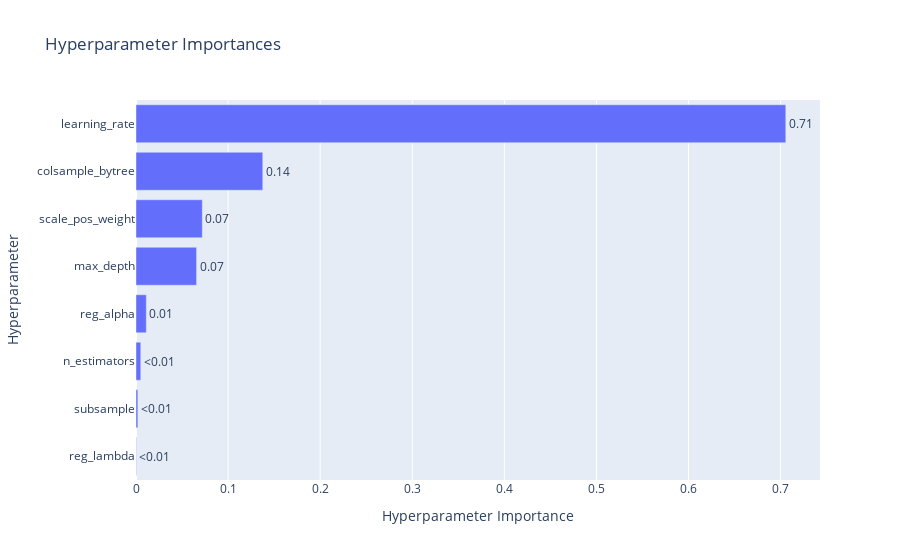

The notebook cell this image was saved under:
### Code cell
optuna.visualization.plot_param_importances(xgb_study)

### Figure 1 — Plotly figure (JSON) as saved in the notebook; plotly's stock layout.template omitted (floating-point values rounded to 4 significant figures)
{"data": [{"cliponaxis": false, "hovertemplate": ["reg_lambda (FloatDistribution): 0.00041313954913722156<extra></extra>", "subsample (FloatDistribution): 0.0020100341389861177<extra></extra>", "n_estimators (IntDistribution): 0.005192951868386655<extra></extra>", "reg_alpha (FloatDistribution): 0.011203054709104328<extra></extra>", "max_depth (IntDistribution): 0.06579733086779645<extra></extra>", "scale_pos_weight (IntDistribution): 0.07202729361096213<extra></extra>", "colsample_bytree (FloatDistribution): 0.13768029570185855<extra></extra>", "learning_rate (FloatDistribution): 0.7056758995537685<extra></extra>"], "name": "Objective Value", "orientation": "h", "text": ["<0.01", "<0.01", "<0.01", "0.01", "0.07", "0.07", "0.14", "0.71"], "textposition": "outside", "type": "bar", "x": [0.0004131, 0.00201, 0.005193, 0.0112, 0.0658, 0.07203, 0.1377, 0.7057], "y": ["reg_lambda", "subsample", "n_estimators", "reg_alpha", "max_depth", "scale_pos_weight", "colsample_bytree", "learning_rate"]}], "layout": {"title": {"text": "Hyperparameter Importances"}, "xaxis": {"title": {"text": "Hyperparameter Importance"}}, "yaxis": {"title": {"text": "Hyperparameter"}}}}
